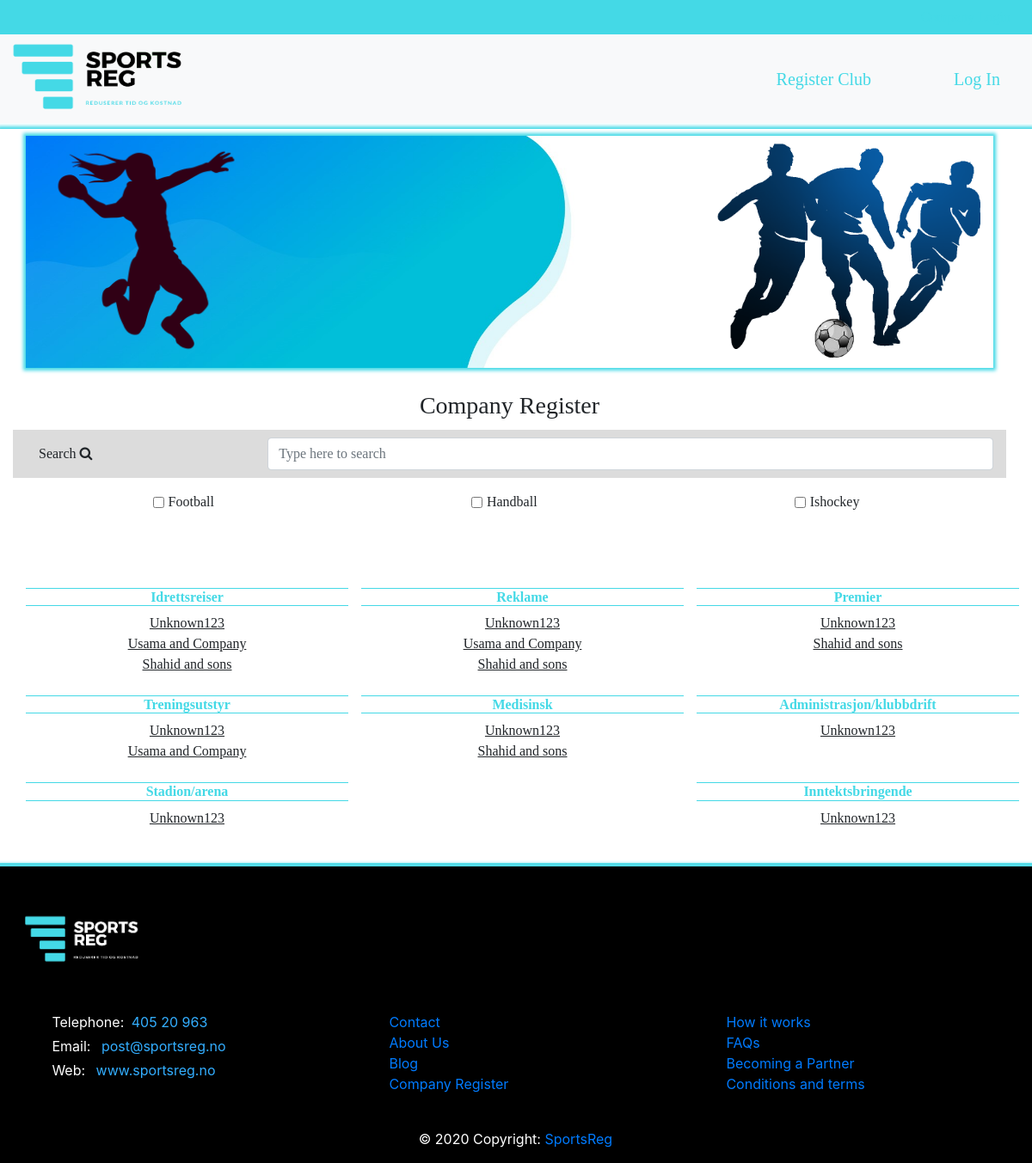
The app's page /companyregister.php with its own data.
### tables this page shows
CREATE TABLE `category` (
  `category_id` int(11) NOT NULL,
  `category_name` varchar(50) NOT NULL
);

CREATE TABLE `business_info` (
  `business_id` int(11) NOT NULL,
  `business_name` varchar(50) NOT NULL,
  `vat` varchar(50) NOT NULL,
  `address` varchar(50) NOT NULL,
  `telephone` varchar(50) NOT NULL,
  `business_email` varchar(50) NOT NULL,
  `website` varchar(50) NOT NULL,
  `contact_person` varchar(50) NOT NULL,
  `contact_email` varchar(50) NOT NULL,
  `email` varchar(50) NOT NULL,
  `password` varchar(50) NOT NULL,
  `logo_name` varchar(50) DEFAULT NULL
);

### db.php (called while the page is built, shortened)
<?php
    class db extends mysqli {
        private static $instance = null;
        public static function getInstance() {
        if (!self::$instance instanceof self) {
                self::$instance = new self;
        }
            return self::$instance;
        }
        public function get_result($query)
        {
            $result = $this->query($query);
            if ($result->num_rows > 0){
                return $result;
            } else
            return null;
        }
    }
    ?>

### companyregister.php (the view, shortened to what this page needs)
<!DOCTYPE html>
<html>
<head>
    <link rel="stylesheet" href="https://maxcdn.bootstrapcdn.com/bootstrap/4.0.0/css/bootstrap.min.css">
    <link rel="stylesheet" href="https://cdnjs.cloudflare.com/ajax/libs/font-awesome/4.7.0/css/font-awesome.min.css">
    <link rel="stylesheet" type='text/css' href="./scale.css"/>
    <link rel='stylesheet' type='text/css' media='screen' href='index.css'>
    <link rel='stylesheet' type='text/css' media='screen' href='companyregister.css'>
    <link rel='stylesheet' type='text/css' media='screen' href='footer.css'>
</head>
<body>
<?php
if (array_key_exists('businessloggedin', $_SESSION) or array_key_exists('loggedin', $_SESSION) or array_key_exists('adminloggedin', $_SESSION)) {
    require_once("./homeheader.php");
}
else{
    require_once("./header.php");
}
require_once("./db.php");
?>
<div class="container-fluid" id="creg-container">
    <div class="container col-12 pr-0" id="outline-term">
        <div class="row d-flex col-12 pb-1 justify-content-center" id="center-page">
            <div class="d-none mt-2 d-md-flex col-md-12 py-2" id="f1-img" >
                <div class="d-none d-md-flex col-md-7" id="f2-img" ></div>
                <div class="d-none d-md-flex col-md-5" id="f3-img" ></div>
            </div>
        </div>
        <div class="row d-flex col-12 pb-1 justify-content-center">
            <h3>Company Register</h3>
        </div>
        <div class="row d-flex col-12 justify-content-center align-items-center" id="search-div">
            <p class="hide-xs mx-auto col-md-3 mt-3"> Search <i class="fa fa-search" aria-hidden="true"></i></p>
            <input type="text" class="d-inline col-xs-12 col-md-9 form-control " id="search-txt" name="search-txt" placeholder="Type here to search">
        </div>
        <div class="row d-flex my-3 col-12 justify-content-around align-items-center">
        <div class="form-check ml-1 form-check-inline">
                        <input class="form-check-input" type="checkbox" id="fcbox" value="option1">
                        <label class="form-check-label" for="fcbox">Football</label>
                        </div>
                        <div class="form-check form-check-inline">
                        <input class="form-check-input" type="checkbox" id="hcbox" value="option2">
                        <label class="form-check-label" for="hcbox"> Handball</label>
                        </div>
                        <div class="form-check form-check-inline">
                        <input class="form-check-input" type="checkbox" id="icbox" value="option3">
                        <label class="form-check-label" for="icbox">Ishockey</label>
                    </div>
        </div>
        <div class="row d-flex my-3 col-12 pt-5 justify-content-between align-items-start" id="scontent">
        <?php
            $query = "Select Distinct(category_id) from business_categories Order by category_id;";
            $result = db::getInstance()->get_result($query);
            $categories = array();
            if($result)
            {
                while($row = mysqli_fetch_assoc($result)){
                    array_push($categories,$row);
                }
            }
            foreach($categories as $category)
            {
                $query1 = "Select * from category where category_id = {$category["category_id"]};";
                $result = db::getInstance()->get_result($query1);
                $row = mysqli_fetch_assoc($result);
                $query2 = "Select * from business_categories where category_id = {$category["category_id"]};";
                $result2 = db::getInstance()->get_result($query2);
                $disp = "<div class=\"row col-xs-12 px-0 col-md-4 d-flex justify-content-center\">";
                $disp = $disp."<h6 class = \"row ml-auto px-0 mt-4 mb-2 justify-content-center col-12 cname\"><b>{$row["category_name"]}</b></h6>";
                while($row2 = mysqli_fetch_assoc($result2))
                {
                    $query2 = "Select * from business_info where business_id = {$row2["business_id"]} and business_id in (Select business_id from business_sports where sports_name = \"Football\" or sports_name = \"Handball\" or sports_name = \"Ishockey\" );";
                    $result3 = db::getInstance()->get_result($query2);
                    $row3 = mysqli_fetch_assoc($result3);
                    $disp = $disp."<p class = \"row ml-auto my-0 px-0 justify-content-center col-12 bname\" currentbid = \"{$row2["business_id"]}\"><u>".$row3["business_name"]."</u></p>";
                }
                $disp = $disp."</div>";
                echo($disp);
            }
        ?>
        </div>
    </div>
</div>
<?php
require_once("./footer.php");
?>
</body>
</html>

### header.php (shortened to what this page needs)
<div class="row fixed-top">
    <nav id="navbar-1" class="navbar pt-0 pr-1 d-none d-lg-flex navbar-expand-sm bg-none navbar-dark shadow-sm col-12">
        <ul class="text-white navbar-nav ml-auto bg-md-dark mr-2 mt-1 pr-1" id="nav-text-2">
                <li id="nav-company" class="nav-item mt-1 ml-auto mr-4 active"><h6 class="d-inline">Company Login</h6></li>
        </ul>
    </nav>
    <nav class="navbar p-1 navbar-expand-md  bg-light bg-none navbar-dark shadow-sm col-12">
        <a href="index.php" class="navbar-brand">
            <img src="./img/logo2.png" width="200" alt="SportsReg" class="d-inline-block align-middle mr-1 ml-4">
        </a>
        <div id="navbarSupportedContent" class="collapse text-md-center navbar-collapse ml-auto">
            <ul class="navbar-nav ml-auto">
                <li id="nav-signup" class="nav-item mt-1 mx-auto active nav-text-1"><h5 class="d-inline ml-5 pr-5 ">Register Club</h5></li>
                <li id="nav-login" class="nav-item mt-1 active mx-auto nav-text-1"><h5 class="d-inline ml-5 pr-5 ">Log In</h5></li>
            </ul>
        </div>
    </nav>
</div>

### footer.php (shortened to what this page needs)
<footer class="page-footer container-fluid col-12 justify-content-center font-small" style="box-shadow: 0 0 3pt 2pt #44D9E6;">
  <div class="container-fluid text-center col-12 text-md-left">
  <div class="row col-12">
  <img class="pr-3 col-4" id="flogo" src="./img/logo-transparent.png" alt="SportsReg"></h5>
  </div>
    <div class="row col-12">
      <div class="col-md-3 mx-auto">
        <ul class="mb-4 list-unstyled">
          <li class="pb-1">
            Telephone: <p class="d-inline ml-1 mycolor">405 20 963</p>
          </li>
          <li class="pb-1">
            Email:     <p class="d-inline ml-2 mycolor">post@sportsreg.no</p>
          </li>
          <li class="pb-1">
            Web:       <a href="www.sportsreg.no" class="d-inline ml-2 mycolor">www.sportsreg.no</a>
          </li>
        </ul>
      </div>
      <div class="col-md-3 mx-auto">
        <ul class="mb-4 list-unstyled">
        <li>
            <a href="./contactus.php">Contact</a>
          </li>
          <li>
            <a href="./aboutus.php">About Us</a>
          </li>
          <li>
            <a href="./blog.php">Blog</a>
          </li>
          <li>
            <a href="./companyregister.php">Company Register</a>
          </li>
        </ul>
      </div>
      <div class="col-md-3 mx-auto">
        <ul class="mb-4 list-unstyled">
        <li>
            <a href="./howitworks.php">How it works</a>
          </li>
          <li>
            <a href="./FAQ.php">FAQs</a>
          </li>
          <li>
            <a href="./partner.php">Becoming a Partner</a>
          </li>
          <li>
            <a href="./terms.php">Conditions and terms</a>
          </li>
        </ul>
      </div>
    </div>
  </div>
  <div class="footer-copyright text-center py-3">© 2020 Copyright:
    <a href="#"> SportsReg</a>
  </div>
</footer>

### index.css (style rules this page uses)
body { overflow-x: hidden; overflow-y: scroll; }
#blog-div, #partner-div, #nav-signup { cursor: pointer; }
#navbar-1 { background-color: #44D9E6; }
#nav-company { cursor: pointer; }
.nav-text-1 { color:#44D9E6; }
footer { background-color: black; color: white; }
.nav-item { font-family: Georgia, 'Times New Roman', Times, serif !important; }
@media (min-width: 600px) { footer { margin-left:-1.55% !important; padding-right: 0% !important; padding-left: 0% !important; } }
@media (min-width: 600px) { footer { margin-top: 0.25rem !important; width: 103% !important; max-width: 104% !important; } }

### companyregister.css (style rules this page uses)
#creg-container { font-family: Georgia, serif; margin-top: 150px; padding-bottom: 2%; box-shadow: 0 0 3pt 2pt #44D9E6; }
h6 { color: #44D9E6; border-top: 1px solid#44D9E6; border-bottom: 1px solid #44D9E6; }
.bname>u { cursor: pointer; }
#f1-img { background-image: url('./img/header-background.57976c20d010be0d10c2.jpg'); background-size: cover; background-repeat: no-repeat; height: 270px; box-shadow: 0 0 3pt 2pt #44D9E6; margin-bottom: 2%; }
#search-div { background-color: gainsboro; }
#f2-img { background-image: url('./img/handball1.png'); background-size:contain; background-repeat: no-repeat; height: 250px; }
#f3-img { background-image: url('./img/footballersflip.png'); background-size:contain; background-repeat: no-repeat; height: 250px; background-position: right; }

### footer.css (style rules this page uses)
#flogo { max-height: 200px; max-width: 200px; }
.mycolor { color: #33aeff; }

### records on screen
category: category_name "Idrettsreiser"
business_info: business_name "Unknown123"
business_info: business_name "Usama and Company"
business_info: business_name "Shahid and sons"
category: category_name "Reklame"
category: category_name "Premier"
category: category_name "Treningsutstyr"
category: category_name "Medisinsk"
category: category_name "Administrasjon/klubbdrift"
category: category_name "Stadion/arena"
category: category_name "Inntektsbringende"
